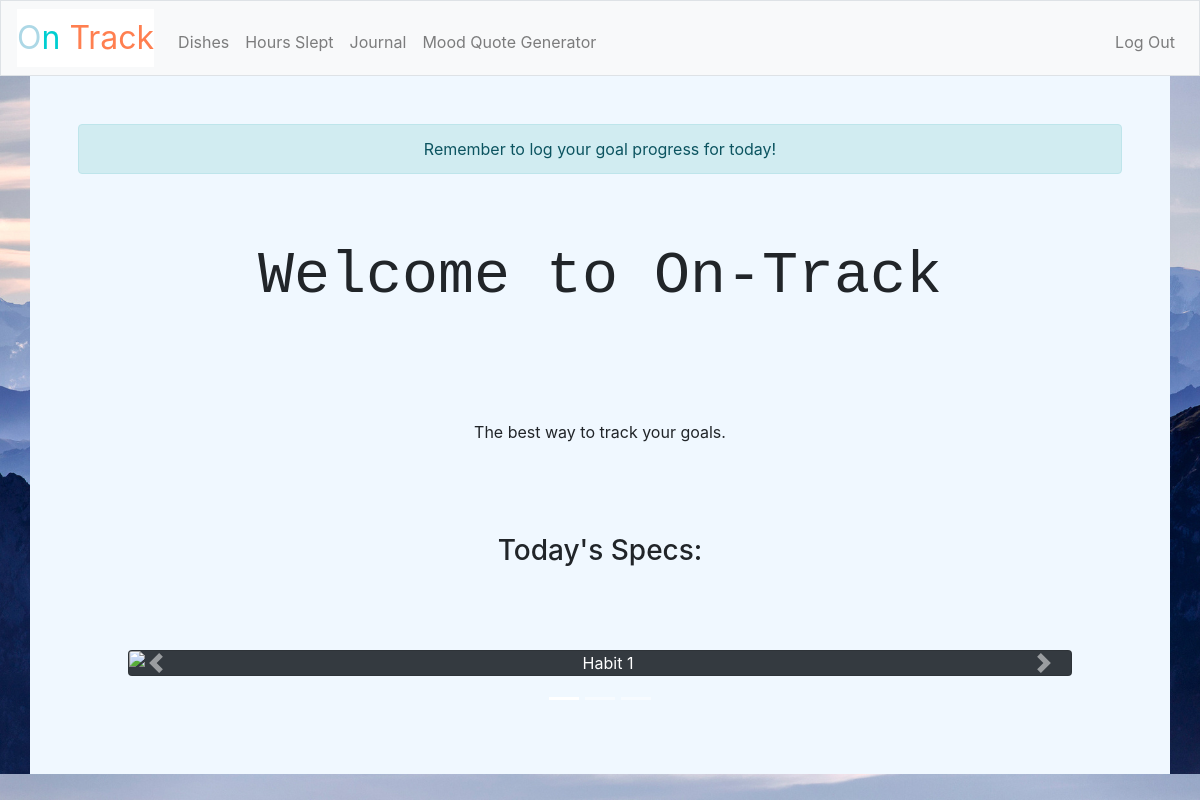
The page / (signed in) on the database its author committed.
### tables this page shows
CREATE TABLE 'users' ('id' INTEGER PRIMARY KEY AUTOINCREMENT NOT NULL, 'username' TEXT NOT NULL, 'password' TEXT NOT NULL, 'goal_1_name' TEXT DEFAULT NULL, 'goal_1_type' TEXT DEFAULT NULL, 'goal_1_year' INTEGER, 'goal_1_month' INTEGER, 'goal_1_day' INTEGER, 'goal_2_name' TEXT DEFAULT NULL, 'goal_2_type' TEXT DEFAULT NULL, 'goal_2_year' INTEGER, 'goal_2_month' INTEGER, 'goal_2_day' INTEGER, 'goal_3_name' TEXT DEFAULT NULL, 'goal_3_type' TEXT DEFAULT NULL, 'goal_3_year' INTEGER, 'goal_3_month' INTEGER, 'goal_3_day' INTEGER);

### application.py (the view)
@app.route("/")
@login_required
def index():
    now = datetime.now() - timedelta(hours=5)
    year = int(now.year)
    month = int(now.month)
    day = int(now.day)
    info = [] # 3 elements to describe info about each habit on this day
    images = [] # 3 pic sources for either logged or not logged
    logged_pic = "https://images.unsplash.com/photo-1456071950267-1b8deae9e997?ixlib=rb-1.2.1&ixid=eyJhcHBfaWQiOjEyMDd9&auto=format&fit=crop&w=2300&q=80"
    not_logged_pic = "https://images.unsplash.com/photo-1486895756674-b48b9b2eacf3?ixlib=rb-1.2.1&ixid=eyJhcHBfaWQiOjEyMDd9&auto=format&fit=crop&w=1500&q=80"
    gn = []
    for i in range(1, 4):
        goal_info = db.execute("SELECT * FROM users WHERE username = :u", u=session['user_id'][0])[0]
        print(goal_info)
        print(type(goal_info))
        goal_name = goal_info["goal_"+str(i)+"_name"]
        goal_type = goal_info["goal_"+str(i)+"_type"]
        if not goal_name:
            gn.append("")
        else:
            gn.append(goal_name)
        if goal_type == "binary":
            x = db.execute("SELECT completed FROM binary_goals WHERE user=:username AND goal_name=:goal_name AND year=:year AND month=:month AND day=:day",
                        username=session['user_id'][0], goal_name=goal_name, year=year, month=month, day=day)
            if len(x) == 0:
                text = "Completed Today?\n Not Logged"
                images.append(not_logged_pic)
            elif int(x[0]['completed']) == 1:
                text = "Completed Today?\n Yes"
                images.append(logged_pic)
            else:
                text = "Completed Today?\n No"
                images.append(logged_pic)
        else:
            var = db.execute("SELECT * FROM numeric_goals WHERE user=:username AND goal_name=:goal_name AND year=:year AND month=:month AND day=:day",
                            username=session['user_id'][0], goal_name=goal_name, year=year, month=month, day=day)
            if len(var) == 0:
                text = "Num Achieved: Not Logged"
                images.append(not_logged_pic)
            else:
                comp = int(var[0]['amount'])
                text = "Num Achieved: " + str(comp)
                images.append(logged_pic)
        info.append(text)
    return render_template("index.html", goal_names=gn, year=year, month=month, info=info, images = images)

### application.py (called while the page is built)
@app.after_request
def after_request(response):
    response.headers["Cache-Control"] = "no-cache, no-store, must-revalidate"
    response.headers["Expires"] = 0
    response.headers["Pragma"] = "no-cache"
    return response

### helpers.py (called while the page is built)
def login_required(f):
    @wraps(f)
    def decorated_function(*args, **kwargs):
        if session.get("user_id") is None:
            return redirect("/login")
        return f(*args, **kwargs)
    return decorated_function

### templates/index.html (shortened to what this page needs)
{% extends "layout.html" %}
{% block main %}
    <div class="alert alert-info" role="alert">
  Remember to log your goal progress for today!
</div>
    <h2 class = "padding">Welcome to On-Track</h2>
    <p class = "padding">The best way to track your goals. </p>
    <br>
    <h3> Today's Specs:</h3>
    <br>
    <div id="goal_specs" class="carousel slide padding" data-ride="carousel">
          <ol class="carousel-indicators">
            <li data-target="#goal_specs" data-slide-to="0" class="active"></li>
            <li data-target="#goal_specs" data-slide-to="1"></li>
            <li data-target="#goal_specs" data-slide-to="2"></li>
          </ol>
          <div class="carousel-inner">
               <div class="carousel-item active">
              <div class="card bg-dark text-white">
  <img src = "{{ images[0] }}" class="card-img" alt="Habit 1">
  <div class="card-img-overlay">
    <br>
    <br>
    <br>
    <br>
    <br>
    <br>
    <br>
    <br>
    <br>
    <br>
    <br>
  </div>
</div>
            </div>
          </div>
          <a class="carousel-control-prev" href="#goal_specs" role="button" data-slide="prev">
            <span class="carousel-control-prev-icon" aria-hidden="true"></span>
          </a>
          <a class="carousel-control-next" href="#goal_specs" role="button" data-slide="next">
            <span class="carousel-control-next-icon" aria-hidden="true"></span>
          </a>
      </div>
{% endblock %}

### templates/layout.html (shortened to what this page needs)
<!DOCTYPE html>
<html lang="en">
    <head>
        <link href="https://maxcdn.bootstrapcdn.com/bootstrap/4.1.3/css/bootstrap.min.css" rel="stylesheet">
        <link href="/static/styles.css" rel="stylesheet">
    </head>
    <body>
        <nav class="navbar navbar-expand-md navbar-light bg-light border">
            <a class="navbar-brand" href="/"><span class="yellow">O</span><span class="green">n</span> <span class="red">Track</span></a>
            <div class="collapse navbar-collapse" id="navbar">
                {% if session.user_id %}
                    {% if goal_names[0] == "" or goal_names[0] == "None"  %}
                    <ul class="navbar-nav mr-auto mt-2">
                        <li class="nav-item"><a class="nav-link" href="/set_goals">Set Goals</a></li>
                    </ul>
                    {% else %}
                    <ul class="navbar-nav mr-auto mt-2">
                        <li class="nav-item"><a class="nav-link" href="/goal_display/1/{{ year }}/{{ month }}">{{ goal_names[0] }}</a></li>
                        <li class="nav-item"><a class="nav-link" href="/goal_display/2/{{ year }}/{{ month }}">{{ goal_names[1] }}</a></li>
                        <li class="nav-item"><a class="nav-link" href="/goal_display/3/{{ year }}/{{ month }}">{{ goal_names[2] }}</a></li>
                        <li class="nav-item"><a class="nav-link" href="/quotes">Mood Quote Generator</a></li>
                    </ul>
                    {% endif %}
                    <ul class="navbar-nav ml-auto mt-2">
                        <li class="nav-item"><a class="nav-link" href="/logout">Log Out</a></li>
                    </ul>
                {% else %}
                    <ul class="navbar-nav ml-auto mt-2">
                        <li class="nav-item"><a class="nav-link" href="/register">Register</a></li>
                        <li class="nav-item"><a class="nav-link" href="/login">Log In</a></li>
                    </ul>
                {% endif %}
            </div>
        </nav>
        <main class="container p-5">
            {% block main %}{% endblock %}
        </main>
    </body>
</html>

### static/styles.css (style rules this page uses)
nav .navbar-brand { font-size: xx-large; background-color:white; }
nav .navbar-brand .red { color: #FF7F50; }
nav .navbar-brand .yellow { color: #ADD8E6; }
nav .navbar-brand .green { color: #00CED1; }
nav { background-color: black; }
main { overflow-x: auto; text-align: center; background-color:#F0F8FF; }
main img { max-width: 100%; }
body { background-image: url('../static/mountain.jpg'); background-size: cover; }
h2 { font-family: monospace; font-size: 60px; }
.padding { padding: 50px; }

### rows shown on the page
users: goal_1_name "Dishes", goal_2_name "Hours Slept", goal_3_name "Journal"
